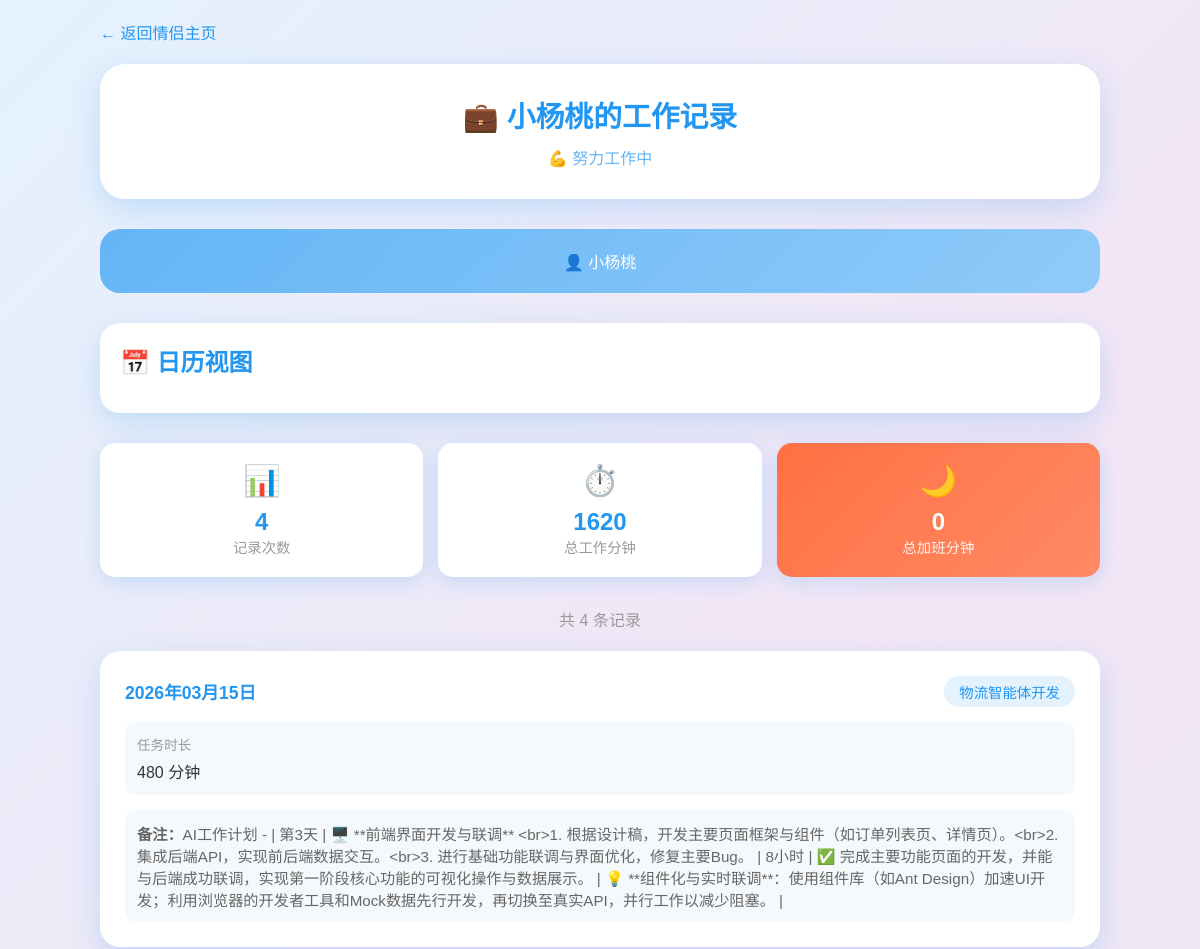
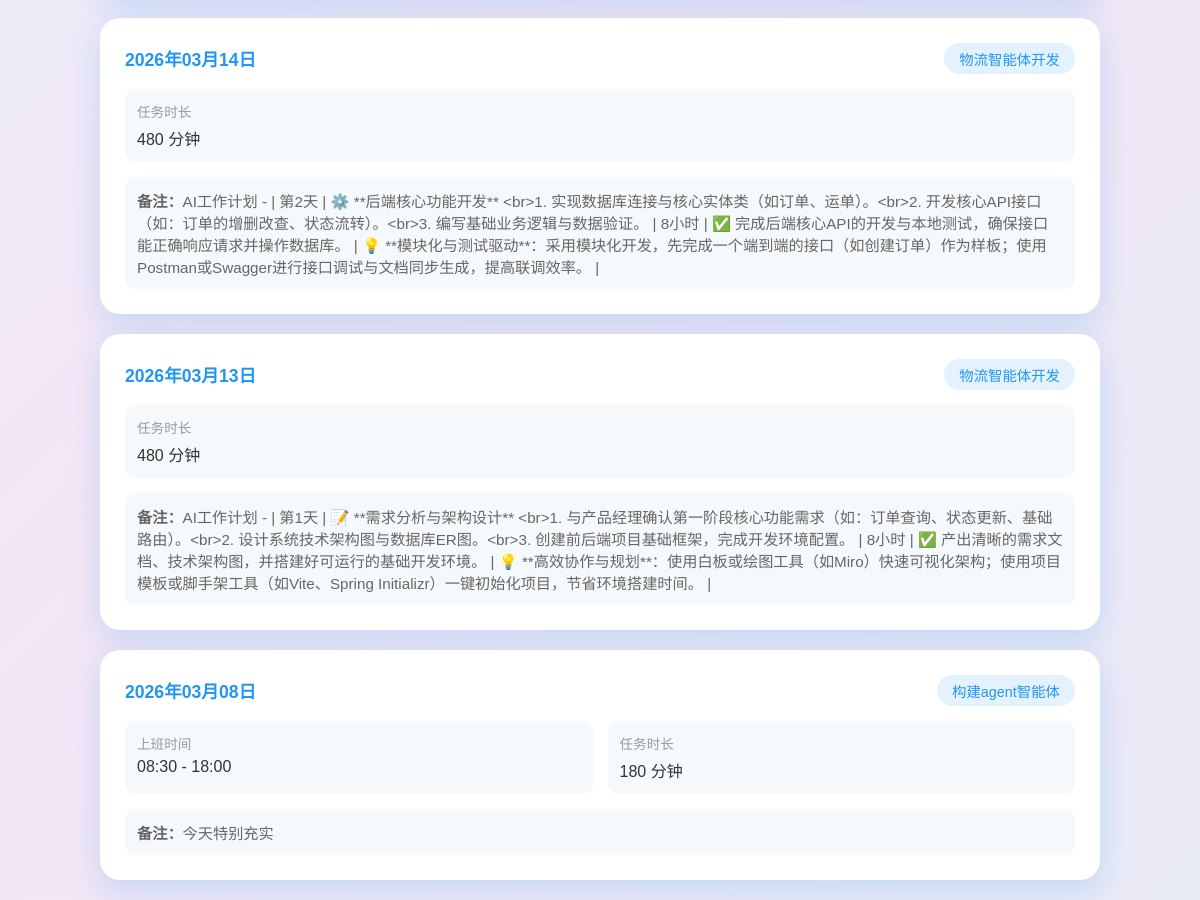
/partner/work (signed in), run on the app's committed database (2 pictures, top to bottom).
### app.py (models this page shows)
class User(UserMixin, db.Model):
    id = db.Column(db.Integer, primary_key=True)
    username = db.Column(db.String(80), unique=True, nullable=False)
    password_hash = db.Column(db.String(200), nullable=False)
    email = db.Column(db.String(120), unique=True)
    nickname = db.Column(db.String(80))
    phone = db.Column(db.String(20))
    birthday = db.Column(db.Date)
    avatar = db.Column(db.String(200))
    is_admin = db.Column(db.Boolean, default=False)  # 管理员标识
    partner_id = db.Column(db.Integer, db.ForeignKey('user.id'), nullable=True)  # 情侣绑定
    created_at = db.Column(db.DateTime, default=datetime.now)
    periods = db.relationship('Period', backref='user', lazy=True)
    partner = db.relationship('User', remote_side=[id], backref='partner_of_me')

class WorkRecord(db.Model):
    id = db.Column(db.Integer, primary_key=True)
    user_id = db.Column(db.Integer, db.ForeignKey('user.id'), nullable=False)
    user = db.relationship('User', backref='work_records')
    date = db.Column(db.Date, nullable=False)
    task = db.Column(db.String(200))                      # 工作任务
    task_duration = db.Column(db.Integer, default=0)      # 任务时长（分钟）
    work_start = db.Column(db.Time)                       # 上班时间
    work_end = db.Column(db.Time)                         # 下班时间
    overtime = db.Column(db.Integer, default=0)           # 加班时长（分钟）
    notes = db.Column(db.Text)                            # 备注
    created_at = db.Column(db.DateTime, default=datetime.now)

### app.py (the view)
@app.route('/partner/work')
@login_required
def partner_work():
    if not current_user.partner_id:
        flash('请先绑定情侣！', 'error')
        return redirect(url_for('partner_page'))
    partner = User.query.get(current_user.partner_id)
    records = WorkRecord.query.filter_by(user_id=partner.id).order_by(WorkRecord.date.desc()).all()
    return render_template('partner_work.html', partner=partner, records=records)

### app.py (called while the page is built)
@login_manager.user_loader
def load_user(user_id):
    return User.query.get(int(user_id))

### templates/partner_work.html (shortened to what this page needs)
<!DOCTYPE html>
<html lang="zh-CN">
<head>
</head>
<body>
    <div class="container">
        <a href="{{ url_for('partner_page') }}" class="back-link">← 返回情侣主页</a>
        <div class="header">
            <h1>💼 {{ partner.username }}的工作记录</h1>
            <p class="subtitle">💪 努力工作中</p>
        </div>
        <div class="partner-info">
            <span>👤 {{ partner.username }}</span>
        </div>
        <div class="calendar-container">
            <h2 style="color: #2196F3; margin-bottom: 15px;">📅 日历视图</h2>
        </div>
        {% set total_duration = records|sum(attribute='task_duration') if records else 0 %}
        {% set total_overtime = records|sum(attribute='overtime') if records else 0 %}
        <div class="stats-grid">
            <div class="stat-card">
                <div class="icon">📊</div>
                <div class="stat-value">{{ records|length }}</div>
                <div class="stat-label">记录次数</div>
            </div>
            <div class="stat-card">
                <div class="icon">⏱️</div>
                <div class="stat-value">{{ total_duration }}</div>
                <div class="stat-label">总工作分钟</div>
            </div>
            <div class="stat-card overtime">
                <div class="icon">🌙</div>
                <div class="stat-value">{{ total_overtime }}</div>
                <div class="stat-label">总加班分钟</div>
            </div>
        </div>
        <div class="records-count">共 {{ records|length }} 条记录</div>
        {% if records %}
        <div class="records-grid">
            {% for record in records %}
            <div class="record-card">
                <div class="record-header">
                    <div class="record-date">
                        {{ record.date.strftime('%Y年%m月%d日') }}
                    </div>
                    <span class="task-badge{% if record.overtime > 0 %} overtime-badge{% endif %}">
                        {{ record.task or '工作任务' }}
                    </span>
                </div>
                <div class="record-details">
                    {% if record.work_start or record.work_end %}
                    <div class="detail-item">
                        <div class="detail-label">上班时间</div>
                        <div class="detail-value work-time">
                            {% if record.work_start %}{{ record.work_start.strftime('%H:%M') }}{% else %}--{% endif %}
                            -
                            {% if record.work_end %}{{ record.work_end.strftime('%H:%M') }}{% else %}--{% endif %}
                        </div>
                    </div>
                    {% endif %}
                    <div class="detail-item">
                        <div class="detail-label">任务时长</div>
                        <div class="detail-value">{{ record.task_duration }} 分钟</div>
                    </div>
                </div>
                {% if record.notes %}
                <div class="notes">
                    <strong>备注：</strong>{{ record.notes }}
                </div>
                {% endif %}
            </div>
            {% endfor %}
        </div>
        {% else %}
        <div class="empty-state">
            <div class="icon">💼</div>
            <h3>暂无工作记录</h3>
            <p>{{ partner.username }}还没有记录工作哦</p>
        </div>
        {% endif %}
    </div>
    <link href="https://cdn.jsdelivr.net/npm/fullcalendar@6.1.8/main.min.css" rel="stylesheet">
</body>
</html>

### templates/partner_work.html (style rules this page uses)
* { margin: 0; padding: 0; box-sizing: border-box; }
body { font-family: 'Noto Sans SC', sans-serif; background: linear-gradient(135deg, #e3f2fd 0%, #f3e5f5 50%, #e8eaf6 100%); min-height: 100vh; padding: 20px; }
.container { max-width: 1000px; margin: 0 auto; }
.header { text-align: center; padding: 30px; background: white; border-radius: 25px; box-shadow: 0 10px 30px rgba(33, 150, 243, 0.2); margin-bottom: 30px; }
.header h1 { color: #2196F3; font-size: 1.8em; }
.header .subtitle { color: #64B5F6; margin-top: 10px; }
.back-link { display: inline-block; margin-bottom: 20px; color: #2196F3; text-decoration: none; }
.partner-info { background: linear-gradient(135deg, #64B5F6 0%, #90CAF9 100%); border-radius: 20px; padding: 20px; margin-bottom: 30px; text-align: center; color: white; }
.stats-grid { display: grid; grid-template-columns: repeat(auto-fit, minmax(150px, 1fr)); gap: 15px; margin-bottom: 30px; }
.stat-card { background: white; border-radius: 15px; padding: 20px; text-align: center; box-shadow: 0 5px 20px rgba(33, 150, 243, 0.2); }
.stat-card .icon { font-size: 30px; margin-bottom: 10px; }
.stat-value { font-size: 1.5em; font-weight: bold; color: #2196F3; }
.stat-label { color: #999; font-size: 0.9em; }
.stat-card.overtime { background: linear-gradient(135deg, #ff7043 0%, #ff8a65 100%); }
.stat-card.overtime .stat-value { color: white; }
.stat-card.overtime .stat-label { color: rgba(255,255,255,0.9); }
.records-grid { display: grid; gap: 20px; }
.record-card { background: white; border-radius: 20px; padding: 25px; box-shadow: 0 10px 30px rgba(33, 150, 243, 0.2); transition: transform 0.3s; }
.record-header { display: flex; justify-content: space-between; align-items: center; margin-bottom: 15px; }
.record-date { font-size: 1.1em; font-weight: bold; color: #2196F3; }
.task-badge { padding: 5px 15px; border-radius: 20px; font-size: 0.9em; background: #E3F2FD; color: #2196F3; }
.record-details { display: grid; grid-template-columns: repeat(auto-fit, minmax(150px, 1fr)); gap: 15px; margin-top: 15px; }
.detail-item { background: #f5f9fc; border-radius: 10px; padding: 12px; }
.detail-label { color: #999; font-size: 0.85em; margin-bottom: 5px; }
.detail-value { color: #333; font-weight: 500; }
.work-time { display: flex; gap: 10px; align-items: center; }
.notes { background: #f5f9fc; border-radius: 10px; padding: 12px; margin-top: 15px; color: #666; font-size: 0.95em; }
.records-count { text-align: center; color: #999; margin-bottom: 20px; }
.calendar-container { background: white; border-radius: 20px; padding: 20px; box-shadow: 0 10px 30px rgba(33, 150, 243, 0.2); margin-bottom: 30px; }

### data on the page
User: username "小杨桃"
WorkRecord: date "2026年03月15日", task "物流智能体开发", task_duration "480", notes "AI工作计划 - | 第3天 | 🖥️ **前端界面开发与联调** <br>1. 根据设计稿，开发主要页面框架与组件（如订单列表页、详情页）。<br>2. 集成后端API，实现前后端数据交互。<br>3. 进行基础功能联调与界面优化，修复主要Bug。 | 8小时 | ✅ 完成主要功能页面的开发，并能与后端成功联调，实现第一阶段核心功能的可视化操作与数据展示。 | 💡 **组件化与实时联调**：使用组件库（如Ant Design）加速UI开发；利用浏览器的开发者工具和Mock数据先行开发，再切换至真实API，并行工作以减少阻塞。 |"
WorkRecord: date "2026年03月14日", task "物流智能体开发", task_duration "480", notes "AI工作计划 - | 第2天 | ⚙️ **后端核心功能开发** <br>1. 实现数据库连接与核心实体类（如订单、运单）。<br>2. 开发核心API接口（如：订单的增删改查、状态流转）。<br>3. 编写基础业务逻辑与数据验证。 | 8小时 | ✅ 完成后端核心API的开发与本地测试，确保接口能正确响应请求并操作数据库。 | 💡 **模块化与测试驱动**：采用模块化开发，先完成一个端到端的接口（如创建订单）作为样板；使用Postman或Swagger进行接口调试与文档同步生成，提高联调效率。 |"
WorkRecord: date "2026年03月13日", task "物流智能体开发", task_duration "480", notes "AI工作计划 - | 第1天 | 📝 **需求分析与架构设计** <br>1. 与产品经理确认第一阶段核心功能需求（如：订单查询、状态更新、基础路由）。<br>2. 设计系统技术架构图与数据库ER图。<br>3. 创建前后端项目基础框架，完成开发环境配置。 | 8小时 | ✅ 产出清晰的需求文档、技术架构图，并搭建好可运行的基础开发环境。 | 💡 **高效协作与规划**：使用白板或绘图工具（如Miro）快速可视化架构；使用项目模板或脚手架工具（如Vite、Spring Initializr）一键初始化项目，节省环境搭建时间。 |"
WorkRecord: date "2026年03月08日", task "构建agent智能体", work_start "08:30", work_end "18:00", task_duration "180", notes "今天特别充实"

### other printed values
{{ records|length }} "4"
{{ total_duration }} "1620"
{{ total_overtime }} "0"
